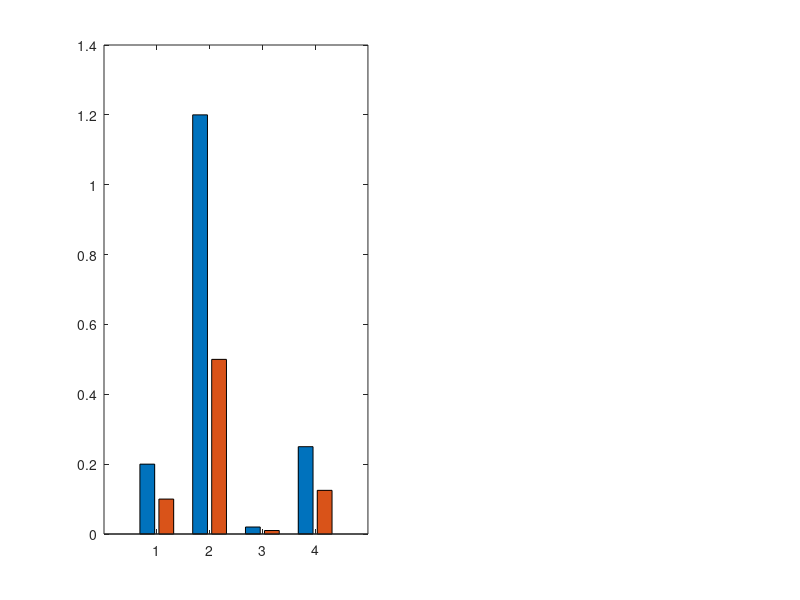

This figure's MATLAB source: (Note: this script raises an error after producing the figure.)
%% OpenRouter Market Analysis: OpenAI GPT-6 Luna vs GPT-5.6 Luna
% MATLAB script to visualize price elasticity, capabilities, and market expansion.
% Run this script in MATLAB or GNU Octave to export all high-resolution figures.

clear; clc; close all;

output_dir = fileparts(mfilename('fullpath'));

set(0, 'DefaultAxesFontSize', 10);
set(0, 'DefaultAxesFontName', 'Helvetica');

%% -------------------------------------------------------------------------
% Figure 1: Pricing Reduction vs. Intelligence Score Parity
% -------------------------------------------------------------------------
fig1 = figure('Name', 'Pricing and Capability Parity', 'Position', [100, 100, 1100, 450], 'Color', 'w');

% Subplot 1: Token Pricing
subplot(1, 2, 1);
categories = {'Prompt', 'Completion', 'Cache Read', 'Cache Write'};
p_gpt56 = [0.20, 1.20, 0.02, 0.25];
p_gpt6  = [0.10, 0.50, 0.01, 0.125];

b = bar([p_gpt56; p_gpt6]', 'grouped');
b(1).FaceColor = [0.31, 0.27, 0.90]; % Indigo (#4f46e5)
b(2).FaceColor = [0.06, 0.73, 0.51]; % Emerald (#10b981)

set(gca, 'XTickLabel', categories);
ylabel('USD per 1 Million Tokens ($/1M)', 'FontWeight', 'bold');
title('Token Pricing: 50% ~ 58% Cost Cut', 'FontSize', 12, 'FontWeight', 'bold');
legend({'GPT-5.6 Luna', 'GPT-6 Luna (New)'}, 'Location', 'northwest');
grid on;
box on;

% Add percentage reduction annotations
text(1 + 0.15, p_gpt6(1) + 0.04, '-50.0%', 'Color', [0.02, 0.59, 0.41], 'FontWeight', 'bold', 'FontSize', 9);
text(2 + 0.15, p_gpt6(2) + 0.04, '-58.3%', 'Color', [0.02, 0.59, 0.41], 'FontWeight', 'bold', 'FontSize', 9);
text(3 + 0.15, p_gpt6(3) + 0.04, '-50.0%', 'Color', [0.02, 0.59, 0.41], 'FontWeight', 'bold', 'FontSize', 9);
text(4 + 0.15, p_gpt6(4) + 0.04, '-50.0%', 'Color', [0.02, 0.59, 0.41], 'FontWeight', 'bold', 'FontSize', 9);

% Subplot 2: Artificial Analysis Intelligence Parity
subplot(1, 2, 2);
models = {'GPT-5.6 Luna', 'GPT-6 Luna'};
scores = [37.3, 37.3];
b2 = bar(scores, 0.45);
b2.FaceColor = 'flat';
b2.CData(1, :) = [0.31, 0.27, 0.90];
b2.CData(2, :) = [0.06, 0.73, 0.51];

set(gca, 'XTickLabel', models);
ylabel('Artificial Analysis Intelligence Score', 'FontWeight', 'bold');
title('Intelligence Benchmark: Identical 37.3 Score', 'FontSize', 12, 'FontWeight', 'bold');
ylim([0, 50]);
grid on;
box on;

text(1, scores(1) + 1.8, sprintf('%.1f pts\n(Exact Match)', scores(1)), 'HorizontalAlignment', 'center', 'FontWeight', 'bold');
text(2, scores(2) + 1.8, sprintf('%.1f pts\n(Exact Match)', scores(2)), 'HorizontalAlignment', 'center', 'FontWeight', 'bold');

saveas(fig1, fullfile(output_dir, 'matlab_fig1_price_intelligence.png'));

%% -------------------------------------------------------------------------
% Figure 2: Median Cost per Session Across Interaction Depths
% -------------------------------------------------------------------------
fig2 = figure('Name', 'Session Cost Comparison', 'Position', [150, 150, 950, 480], 'Color', 'w');

buckets = {'Single Turn', 'Short Session (2-5)', 'Core Agent Session', 'Long Deep Agent'};
cost_56 = [0.00268, 0.00912, 0.04416, 0.32434];
cost_6  = [0.00113, 0.00316, 0.02333, 0.21865];

b_sess = bar([cost_56; cost_6]', 'grouped');
b_sess(1).FaceColor = [0.39, 0.40, 0.95];
b_sess(2).FaceColor = [0.02, 0.71, 0.83];

set(gca, 'YScale', 'log');
set(gca, 'XTickLabel', buckets);
ylabel('Median Session Cost (USD, Log Scale)', 'FontWeight', 'bold');
title('Session Cost Reduction Across Interaction Depths', 'FontSize', 12, 'FontWeight', 'bold');
legend({'GPT-5.6 Luna Median', 'GPT-6 Luna Median'}, 'Location', 'northwest');
grid on;
box on;

reductions = {'-57.8%', '-65.3%', '-47.2%', '-32.6%'};
for i = 1:4
    text(i + 0.15, cost_6(i) * 1.25, reductions{i}, 'Color', [0.05, 0.45, 0.56], 'FontWeight', 'bold', 'FontSize', 9);
end

saveas(fig2, fullfile(output_dir, 'matlab_fig2_session_cost.png'));

%% -------------------------------------------------------------------------
% Figure 3: Request Velocity Surge (Daily Run Rate Acceleration)
% -------------------------------------------------------------------------
fig3 = figure('Name', 'Request Acceleration', 'Position', [200, 200, 1000, 450], 'Color', 'w');

subplot(1, 2, 1);
tot_req = [24.87, 22.23]; % Millions
b_tot = bar(tot_req, 0.45);
b_tot.FaceColor = 'flat';
b_tot.CData(1, :) = [0.51, 0.55, 0.97];
b_tot.CData(2, :) = [0.20, 0.83, 0.60];
set(gca, 'XTickLabel', {'GPT-5.6 (80 Days)', 'GPT-6 (6 Days)'});
ylabel('Cumulative Requests (Millions)', 'FontWeight', 'bold');
title('Cumulative Volume: 6 Days ≈ 80 Days', 'FontSize', 11, 'FontWeight', 'bold');
ylim([0, 30]);
grid on; box on;
text(1, tot_req(1) + 0.8, '24.87M', 'HorizontalAlignment', 'center', 'FontWeight', 'bold');
text(2, tot_req(2) + 0.8, '22.23M', 'HorizontalAlignment', 'center', 'FontWeight', 'bold');

subplot(1, 2, 2);
daily_req = [0.311, 3.705]; % Millions / Day
b_daily = bar(daily_req, 0.45);
b_daily.FaceColor = 'flat';
b_daily.CData(1, :) = [0.39, 0.40, 0.95];
b_daily.CData(2, :) = [0.06, 0.73, 0.51];
set(gca, 'XTickLabel', {'GPT-5.6 Luna', 'GPT-6 Luna'});
ylabel('Daily Request Velocity (Millions / Day)', 'FontWeight', 'bold');
title('Adoption Velocity: 11.9x Surge', 'FontSize', 11, 'FontWeight', 'bold');
ylim([0, 4.5]);
grid on; box on;
text(1, daily_req(1) + 0.15, '0.311M / day', 'HorizontalAlignment', 'center', 'FontWeight', 'bold');
text(2, daily_req(2) + 0.15, '3.705M / day', 'HorizontalAlignment', 'center', 'FontWeight', 'bold');

saveas(fig3, fullfile(output_dir, 'matlab_fig3_velocity_surge.png'));

%% -------------------------------------------------------------------------
% Figure 4: Task Market Share & Category Penetration
% -------------------------------------------------------------------------
fig4 = figure('Name', 'Task Market Share', 'Position', [250, 250, 900, 500], 'Color', 'w');

tasks = {
    'Code: DevOps Config', ...
    'Code: General Impl', ...
    'Code: Security Review', ...
    'Code: Debugging', ...
    'Translation', ...
    'Data: Transformation', ...
    'Agent: Tool Dispatch'
};
shares = [24.56, 24.49, 20.60, 16.47, 11.92, 10.96, 10.52];
deltas = [15.43, 13.01, 9.53, 8.88, 4.77, 3.33, 2.34];

% Invert order for horizontal bar
tasks = fliplr(tasks);
shares = fliplr(shares);
deltas = fliplr(deltas);

b_task = barh(shares, 0.6);
b_task.FaceColor = [0.23, 0.51, 0.96]; % Blue
set(gca, 'YTickLabel', tasks);
xlabel('Token Consumption Share in Category (%)', 'FontWeight', 'bold');
title('Luna Token Consumption Share in High-Value Workflows', 'FontSize', 12, 'FontWeight', 'bold');
xlim([0, 32]);
grid on; box on;

for i = 1:length(shares)
    text(shares(i) + 0.5, i, sprintf('%.1f%% (+%.1f%% delta)', shares(i), deltas(i)), ...
        'VerticalAlignment', 'middle', 'FontWeight', 'bold', 'FontSize', 9, 'Color', [0.11, 0.31, 0.85]);
end

saveas(fig4, fullfile(output_dir, 'matlab_fig4_task_share.png'));

fprintf('\n[+] All MATLAB figures generated and saved to %s\n', output_dir);
